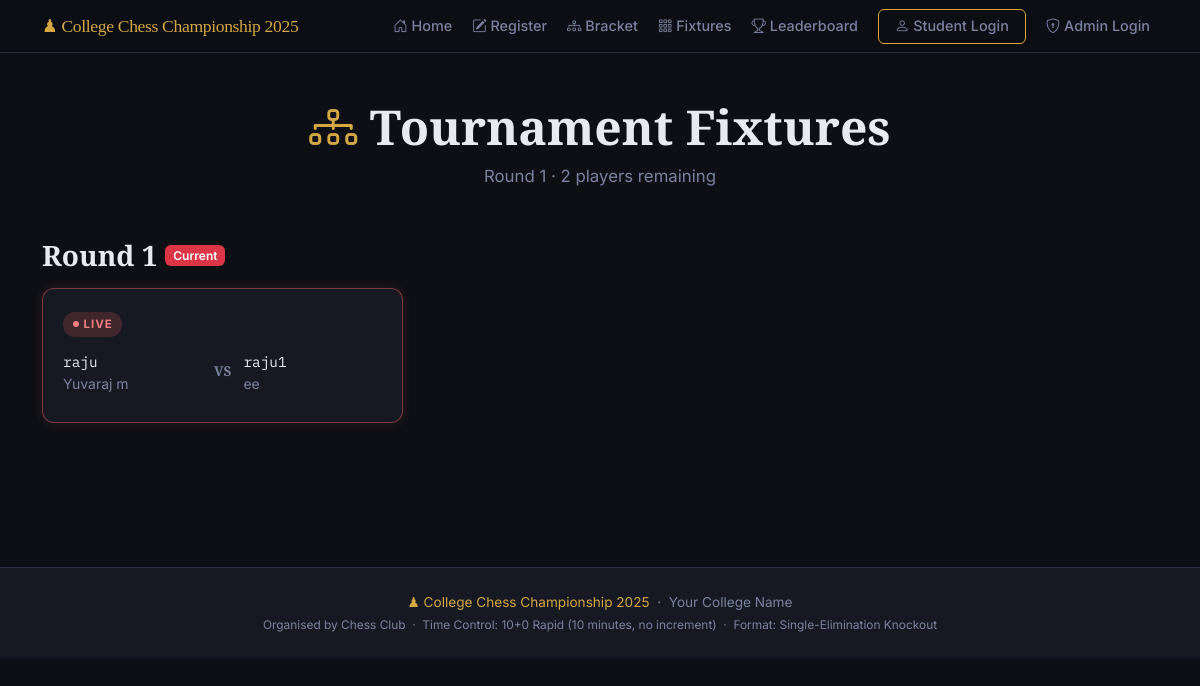
The app's page /fixtures, older data.
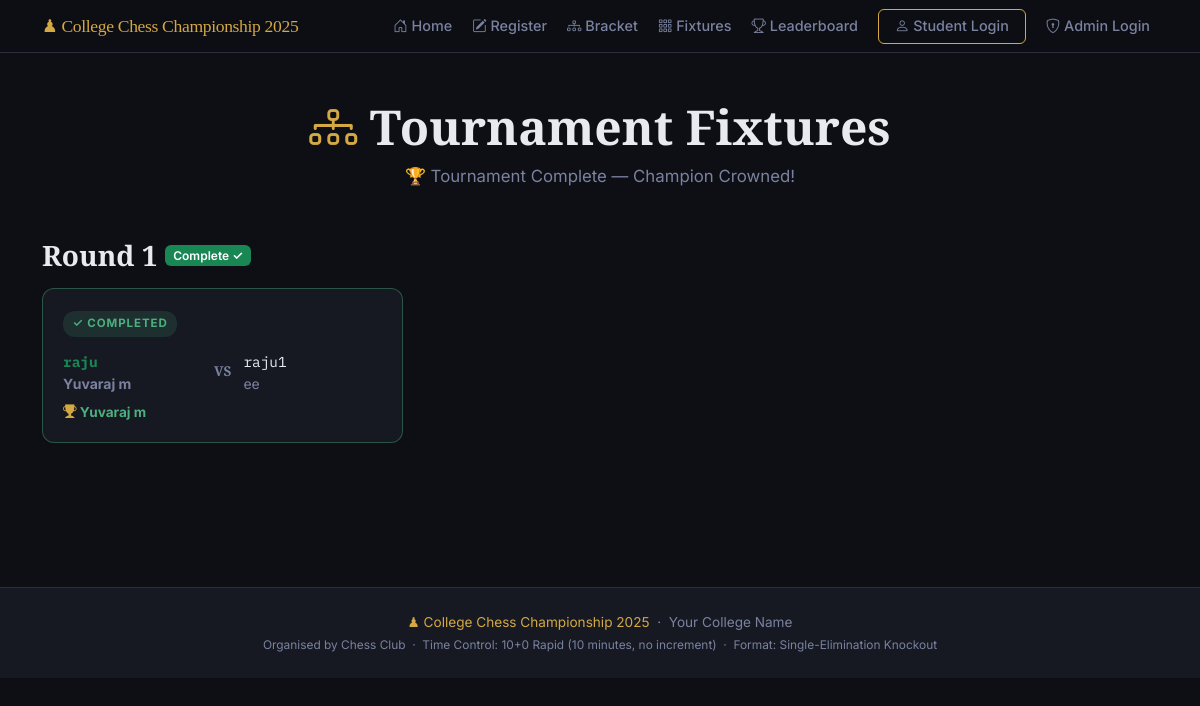
The same page, newer data.
### models.py (models this page shows, shortened)
class Match(db.Model):
    __tablename__ = "matches"
    id = db.Column(db.Integer, primary_key=True)
    round_number = db.Column(db.Integer, nullable=False)   # 1 = Round 1, 2 = QF, etc.
    round_label  = db.Column(db.String(50), nullable=True) # e.g. "Quarter-Final"
    player1_id = db.Column(db.Integer, db.ForeignKey("players.id"), nullable=False)
    player2_id = db.Column(db.Integer, db.ForeignKey("players.id"), nullable=True)
    winner_id = db.Column(db.Integer, db.ForeignKey("players.id"), nullable=True)
    status = db.Column(db.String(20), default="pending", nullable=False)
    created_at   = db.Column(db.DateTime, default=datetime.utcnow)
    completed_at = db.Column(db.DateTime, nullable=True)
    board_state   = db.Column(db.Text, nullable=True)       # JSON string of 8x8 board
    move_history  = db.Column(db.Text, default='[]')         # JSON array of move notations
    last_move     = db.Column(db.String(20), nullable=True)  # Last move in algebraic notation
    current_turn  = db.Column(db.String(10), default='white') # 'white' or 'black'
    move_count    = db.Column(db.Integer, default=0)          # Total moves played
    notes = db.Column(db.String(300), nullable=True)

class Player(db.Model):
    __tablename__ = "players"
    id = db.Column(db.Integer, primary_key=True)
    full_name      = db.Column(db.String(100), nullable=False)
    roll_number    = db.Column(db.String(50),  unique=True, nullable=False)
    chess_username = db.Column(db.String(50),  unique=True, nullable=False)
    whatsapp       = db.Column(db.String(20),  nullable=False)
    registered_at = db.Column(db.DateTime, default=datetime.utcnow)
    is_approved   = db.Column(db.Boolean, default=False)   # Admin must approve
    is_eliminated = db.Column(db.Boolean, default=False)   # Set True after a loss
    wins      = db.Column(db.Integer, default=0)   # Total match wins
    losses    = db.Column(db.Integer, default=0)   # Total match losses
    points    = db.Column(db.Integer, default=0)   # 1 per win, used for ranking
    bye_count = db.Column(db.Integer, default=0)   # Number of byes received
    matches_as_p1 = db.relationship(
        "Match", foreign_keys="Match.player1_id",
        backref="player1", lazy="dynamic"
    )
    matches_as_p2 = db.relationship(
        "Match", foreign_keys="Match.player2_id",
        backref="player2", lazy="dynamic"
    )
    matches_won = db.relationship(
        "Match", foreign_keys="Match.winner_id",
        backref="winner", lazy="dynamic"
    )

### app.py (the view)
    @app.route("/fixtures")
    def fixtures():
        max_round = db.session.query(db.func.max(Match.round_number)).scalar() or 0
        rounds_data = []
        for r in range(1, max_round + 1):
            matches = Match.query.filter_by(round_number=r).order_by(Match.id).all()
            all_done = all(m.status in ('completed', 'bye') for m in matches)
            rounds_data.append({'round_number': r, 'matches': matches, 'all_done': all_done})
        active = Player.query.filter_by(is_approved=True, is_eliminated=False).count()
        return render_template('fixtures.html', rounds_data=rounds_data, current_round=max_round, active_players=active)

### templates/fixtures.html (shortened to what this page needs)
{% extends "base.html" %}
{% block content %}
<section class="py-5">
  <div class="container">
    <div class="text-center mb-5">
      <h1 class="chess-display-title mb-2">
        <i class="bi bi-diagram-3 chess-gold"></i> Tournament Fixtures
      </h1>
      <p class="chess-lead mx-auto">
        {% if active_players == 1 %}
          🏆 Tournament Complete — Champion Crowned!
        {% elif current_round > 0 %}
          Round {{ current_round }} · {{ active_players }} players remaining
        {% else %}
          No rounds generated yet.
        {% endif %}
      </p>
    </div>
    {% for rd in rounds_data|reverse %}
    <div class="mb-5">
      <div class="d-flex align-items-center gap-2 mb-3">
        <h3 class="chess-section-title mb-0">Round {{ rd.round_number }}</h3>
        {% if rd.all_done %}
          <span class="badge bg-success">Complete ✓</span>
        {% elif rd.round_number == current_round %}
          <span class="badge bg-danger">Current</span>
        {% endif %}
      </div>
      <div class="row g-3">
        {% for m in rd.matches %}
        <div class="col-md-6 col-lg-4">
          <div class="fixture-card {% if m.status == 'completed' %}completed{% elif m.status == 'in_progress' %}live{% elif m.status == 'bye' %}bye{% endif %}">
            <div class="fixture-badge-row">
              {% if m.status == 'pending' %}
                <span class="fixture-badge pending">⏳ PENDING</span>
              {% elif m.status == 'in_progress' %}
                <span class="fixture-badge live"><span class="live-dot"></span> LIVE</span>
              {% elif m.status == 'completed' %}
                <span class="fixture-badge completed">✓ COMPLETED</span>
              {% elif m.status == 'bye' %}
                <span class="fixture-badge bye">↑ BYE</span>
              {% endif %}
            </div>
            <div class="fixture-players">
              <div class="fixture-player {% if m.winner_id == m.player1_id %}fw-bold text-success{% endif %}">
                <span class="chess-mono">{{ m.player1.chess_username }}</span>
                <span class="small text-muted d-block">{{ m.player1.full_name }}</span>
              </div>
              {% if m.player2 %}
              <div class="fixture-vs">VS</div>
              <div class="fixture-player {% if m.winner_id == m.player2_id %}fw-bold text-success{% endif %}">
                <span class="chess-mono">{{ m.player2.chess_username }}</span>
                <span class="small text-muted d-block">{{ m.player2.full_name }}</span>
              </div>
              {% else %}
              <div class="fixture-vs">BYE</div>
              <div class="fixture-player text-muted"><em>Auto-advance</em></div>
              {% endif %}
            </div>
            {% if m.winner %}
            <div class="fixture-winner">
              <i class="bi bi-trophy-fill chess-gold"></i>
              {{ m.winner.full_name }}
            </div>
            {% endif %}
          </div>
        </div>
        {% endfor %}
      </div>
    </div>
    {% else %}
    <div class="chess-card text-center py-5">
      <i class="bi bi-hourglass fs-1 chess-gold"></i>
      <p class="mt-3 text-muted">No fixtures have been generated yet. Check back after the admin creates the first round.</p>
    </div>
    {% endfor %}
  </div>
</section>
{% endblock %}

### templates/base.html (shortened to what this page needs)
<!DOCTYPE html>
<html lang="en">
<head>
  <link rel="stylesheet"
        href="https://cdn.jsdelivr.net/npm/bootstrap@5.3.3/dist/css/bootstrap.min.css" />
  <link rel="stylesheet"
        href="https://cdn.jsdelivr.net/npm/bootstrap-icons@1.11.3/font/bootstrap-icons.min.css" />
  <link rel="stylesheet" href="{{ url_for('static', filename='css/style.css') }}" />
</head>
<body>
  <nav class="navbar navbar-expand-lg navbar-dark chess-navbar sticky-top">
    <div class="container">
      <a class="navbar-brand chess-brand" href="{{ url_for('index') }}">
        ♟ {{ tournament_name }}
      </a>
      <div class="collapse navbar-collapse" id="navMenu">
        <ul class="navbar-nav ms-auto align-items-lg-center gap-1">
          <li class="nav-item">
            <a class="nav-link" href="{{ url_for('index') }}">
              <i class="bi bi-house-door"></i> Home
            </a>
          </li>
          <li class="nav-item">
            <a class="nav-link" href="{{ url_for('register') }}">
              <i class="bi bi-pencil-square"></i> Register
            </a>
          </li>
          <li class="nav-item">
            <a class="nav-link" href="{{ url_for('bracket') }}">
              <i class="bi bi-diagram-3"></i> Bracket
            </a>
          </li>
          <li class="nav-item">
            <a class="nav-link" href="{{ url_for('fixtures') }}">
              <i class="bi bi-grid-3x3-gap"></i> Fixtures
            </a>
          </li>
          <li class="nav-item">
            <a class="nav-link" href="{{ url_for('leaderboard') }}">
              <i class="bi bi-trophy"></i> Leaderboard
            </a>
          </li>
          {% if session.get('student_roll') %}
            <li class="nav-item">
              <a class="nav-link" href="{{ url_for('student_dashboard') }}">
                <i class="bi bi-person-circle"></i> My Dashboard
              </a>
            </li>
            <li class="nav-item">
              <a class="nav-link text-warning" href="{{ url_for('student_logout') }}">
                <i class="bi bi-box-arrow-right"></i> Log Out
              </a>
            </li>
          {% else %}
            <li class="nav-item">
              <a class="nav-link chess-btn-outline btn btn-sm ms-2"
                 href="{{ url_for('student_login') }}">
                <i class="bi bi-person"></i> Student Login
              </a>
            </li>
          {% endif %}
          {% if session.get('admin_logged_in') %}
            <li class="nav-item">
              <a class="nav-link btn btn-sm btn-warning ms-2 text-dark fw-bold"
                 href="{{ url_for('admin_dashboard') }}">
                <i class="bi bi-shield-lock"></i> Admin Panel
              </a>
            </li>
          {% else %}
            <li class="nav-item">
              <a class="nav-link btn btn-sm btn-outline-warning ms-2"
                 href="{{ url_for('admin_login') }}">
                <i class="bi bi-shield-lock"></i> Admin Login
              </a>
            </li>
          {% endif %}
        </ul>
      </div>
    </div>
  </nav>
  <main>
    {% block content %}{% endblock %}
  </main>
  <footer class="chess-footer mt-5 py-4">
    <div class="container text-center">
      <p class="mb-1">
        <span class="chess-gold">♟ {{ tournament_name }}</span>
        &nbsp;·&nbsp; {{ college_name }}
      </p>
      <p class="text-muted small mb-0">
        Organised by {{ organizer_name }}
        &nbsp;·&nbsp;
        Time Control: {{ time_control }}
        &nbsp;·&nbsp;
        Format: {{ tournament_format }}
      </p>
    </div>
  </footer>
</body>
</html>

### static/css/style.css (style rules this page uses)
:root { --chess-bg: #0d0f14; --chess-surface: #161922; --chess-surface-2: #1e2230; --chess-border: #2a2f3e; --chess-gold: #d4a843; --chess-gold-light: #e8c26a; --chess-text: #e8eaf0; --chess-muted: #7a82a0; --chess-success: #4caf7d; --chess-danger: #e05c5c; --chess-warning: #f0a84b; --font-display: "Playfair Display", Georgia, serif; --font-mono: "IBM Plex Mono", "Courier New", monospace; --font-body: "Inter", system-ui, sans-serif; --radius-sm: 6px; --radius-md: 12px; --radius-lg: 20px; --transition: 0.2s ease; }
body { background-color: var(--chess-bg); color: var(--chess-text); font-family: var(--font-body); min-height: 100vh; }
a { color: var(--chess-gold); }
.chess-gold { color: var(--chess-gold) !important; }
.chess-mono { font-family: var(--font-mono); font-size: 0.9em; }
.text-muted { color: var(--chess-muted) !important; }
.badge { font-weight: 600; }
.chess-navbar { background: rgba(13, 15, 20, 0.95); backdrop-filter: blur(12px); border-bottom: 1px solid var(--chess-border); }
.chess-brand { font-family: var(--font-display); font-size: 1.1rem; color: var(--chess-gold) !important; letter-spacing: -0.02em; }
.navbar-nav .nav-link { color: var(--chess-muted) !important; font-size: 0.9rem; font-weight: 500; padding: 0.4rem 0.8rem; border-radius: var(--radius-sm); transition: color var(--transition), background var(--transition); }
.chess-btn-outline { border: 1px solid var(--chess-gold) !important; color: var(--chess-gold) !important; background: transparent; padding: 0.35rem 1rem !important; font-size: 0.85rem; border-radius: var(--radius-sm) !important; }
.chess-display-title { font-family: var(--font-display); font-size: clamp(1.8rem, 5vw, 3rem); font-weight: 900; line-height: 1.1; color: var(--chess-text); }
.chess-lead { font-size: 1.05rem; color: var(--chess-muted); max-width: 600px; line-height: 1.7; }
.chess-section-title { font-family: var(--font-display); font-weight: 700; color: var(--chess-text); }
.chess-footer { background: var(--chess-surface); border-top: 1px solid var(--chess-border); color: var(--chess-muted); font-size: 0.85rem; }
.fixture-card { background: var(--chess-surface); border: 1px solid var(--chess-border); border-radius: var(--radius-md); padding: 1.25rem; height: 100%; transition: border-color var(--transition); }
.fixture-card.completed { border-color: rgba(76,175,125,0.4); }
.fixture-badge-row { margin-bottom: 0.75rem; }
.fixture-badge { display: inline-flex; align-items: center; gap: 5px; font-size: 0.72rem; font-weight: 700; text-transform: uppercase; letter-spacing: 0.08em; padding: 0.25rem 0.6rem; border-radius: 12px; }
.fixture-badge.completed { background: rgba(76,175,125,0.15); color: var(--chess-success); }
.fixture-players { display: flex; align-items: center; gap: 0.5rem; flex-wrap: wrap; margin-bottom: 0.5rem; }
.fixture-player { flex: 1; min-width: 0; }
.fixture-vs { font-family: var(--font-display); font-weight: 900; font-size: 0.85rem; color: var(--chess-muted); flex-shrink: 0; padding: 0 0.25rem; }
.fixture-winner { font-weight: 700; color: var(--chess-success); font-size: 0.85rem; margin-top: 0.5rem; }

Row changes from the older to the newer data that the page shows:
changed Match "raju": status "in_progress" → "completed" (drawn); winner_id empty → 1 (drawn)
Text that changed along with them:
{{ current_round }}: "1" → (not shown)
{{ active_players }}: "2" → (not shown)
text no longer shown: "Round · players remaining"
text now shown: "🏆 Tournament Complete — Champion Crowned!"
list line gone: "Current"
new list line: "Complete ✓"
list line gone: "LIVE"
new list line: "✓ COMPLETED Yuvaraj m"
